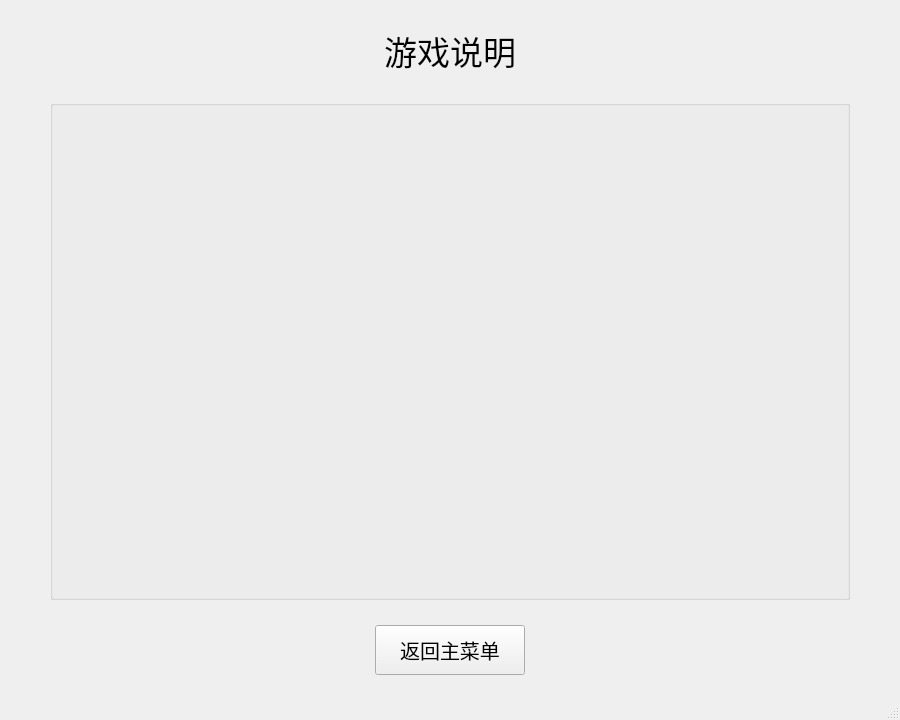
<?xml version="1.0" encoding="UTF-8"?>
<ui version="4.0">
 <class>InstructionsWindow</class>
 <widget class="QMainWindow" name="InstructionsWindow">
  <property name="geometry">
   <rect>
    <x>0</x>
    <y>0</y>
    <width>900</width>
    <height>720</height>
   </rect>
  </property>
  <property name="windowTitle">
   <string>MainWindow</string>
  </property>
  <widget class="QWidget" name="centralwidget">
   <widget class="QPushButton" name="returnToMenuButton">
    <property name="geometry">
     <rect>
      <x>375</x>
      <y>625</y>
      <width>150</width>
      <height>50</height>
     </rect>
    </property>
    <property name="font">
     <font>
      <pointsize>15</pointsize>
     </font>
    </property>
    <property name="text">
     <string>返回主菜单</string>
    </property>
   </widget>
   <widget class="QGroupBox" name="InstructionsGroupBox">
    <property name="geometry">
     <rect>
      <x>50</x>
      <y>100</y>
      <width>800</width>
      <height>500</height>
     </rect>
    </property>
    <property name="title">
     <string/>
    </property>
    <layout class="QVBoxLayout" name="verticalLayout">
     <item>
      <widget class="QLabel" name="instructionsLabel">
       <property name="sizePolicy">
        <sizepolicy hsizetype="Preferred" vsizetype="Preferred">
         <horstretch>0</horstretch>
         <verstretch>0</verstretch>
        </sizepolicy>
       </property>
       <property name="font">
        <font>
         <pointsize>12</pointsize>
        </font>
       </property>
       <property name="text">
        <string>&lt;html&gt;&lt;head/&gt;&lt;body&gt;&lt;p&gt;&lt;br/&gt;&lt;/p&gt;&lt;/body&gt;&lt;/html&gt;</string>
       </property>
       <property name="textFormat">
        <enum>Qt::AutoText</enum>
       </property>
       <property name="scaledContents">
        <bool>false</bool>
       </property>
       <property name="alignment">
        <set>Qt::AlignLeading|Qt::AlignLeft|Qt::AlignVCenter</set>
       </property>
       <property name="margin">
        <number>5</number>
       </property>
      </widget>
     </item>
    </layout>
   </widget>
   <widget class="QLabel" name="titleLabel">
    <property name="geometry">
     <rect>
      <x>350</x>
      <y>25</y>
      <width>200</width>
      <height>50</height>
     </rect>
    </property>
    <property name="font">
     <font>
      <pointsize>25</pointsize>
     </font>
    </property>
    <property name="text">
     <string>游戏说明</string>
    </property>
    <property name="alignment">
     <set>Qt::AlignCenter</set>
    </property>
   </widget>
  </widget>
  <widget class="QMenuBar" name="menubar">
   <property name="geometry">
    <rect>
     <x>0</x>
     <y>0</y>
     <width>900</width>
     <height>25</height>
    </rect>
   </property>
  </widget>
  <widget class="QStatusBar" name="statusbar"/>
 </widget>
 <resources/>
 <connections/>
</ui>
